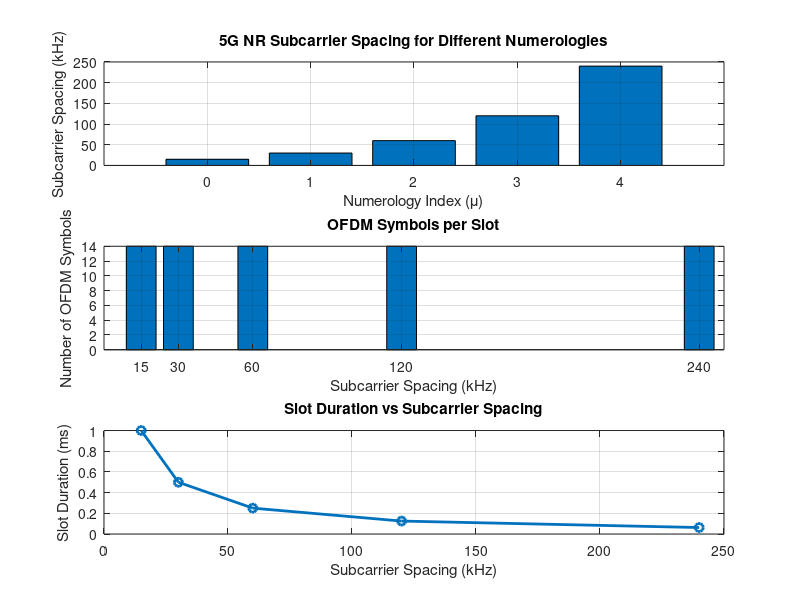

MATLAB code to generate this figure:
clc;
clear;
close all;

%% 5G NR Numerology Parameters
scs = [15 30 60 120 240];          % Subcarrier Spacing (kHz)
mu = 0:4;                          % Numerology Index
symbols = [14 14 14 14 14];        % OFDM Symbols per Slot
slot = [1 0.5 0.25 0.125 0.0625];  % Slot Duration (ms)

figure('Name','5G NR Numerology Analysis','NumberTitle','off');

%% Graph 1: Numerology vs Subcarrier Spacing
subplot(3,1,1)
bar(scs)
grid on
set(gca,'XTick',1:length(mu))
set(gca,'XTickLabel',mu)
xlabel('Numerology Index (\mu)')
ylabel('Subcarrier Spacing (kHz)')
title('5G NR Subcarrier Spacing for Different Numerologies')

%% Graph 2: OFDM Symbols per Slot
subplot(3,1,2)
bar(scs, symbols)
grid on
xlabel('Subcarrier Spacing (kHz)')
ylabel('Number of OFDM Symbols')
title('OFDM Symbols per Slot')

%% Graph 3: Slot Duration
subplot(3,1,3)
plot(scs, slot, 'o-', 'LineWidth',2)
grid on
xlabel('Subcarrier Spacing (kHz)')
ylabel('Slot Duration (ms)')
title('Slot Duration vs Subcarrier Spacing')
